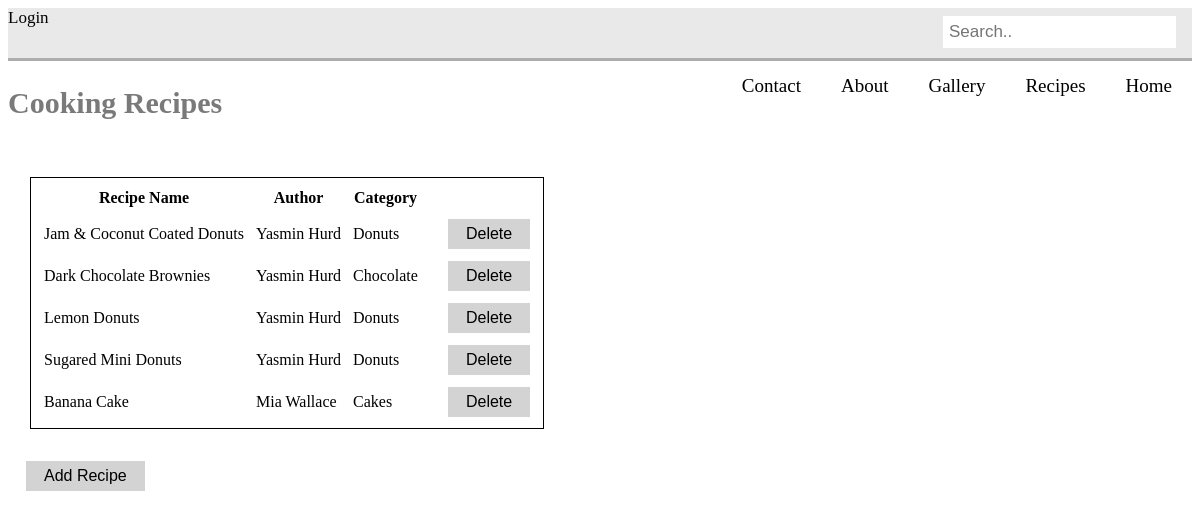
Page /edit.php on the committed database.
### tables this page shows
CREATE TABLE `recipes` (
  `recipeID` int(11) NOT NULL,
  `recipe_name` text NOT NULL,
  `author` text NOT NULL,
  `img` text DEFAULT NULL,
  `ingredients` mediumtext DEFAULT NULL,
  `author_id` int(11) NOT NULL
);

CREATE TABLE `authors` (
  `authorID` int(11) NOT NULL,
  `name` text NOT NULL,
  `email` varchar(255) DEFAULT NULL
);

CREATE TABLE `category` (
  `categoryID` int(11) NOT NULL,
  `category` text NOT NULL
);

### edit.php (called while the page is built, shortened)
<?php
include("inc/functions.php");
include("header.php");
try{
    $result = $pdo->query('SELECT category, recipe_name, recipes.recipeID, name, email FROM recipes INNER JOIN authors, category, recipecategory WHERE recipes.recipeID = recipecategory.recipeid AND category.categoryID = recipecategory.categoryid AND recipes.author_id = authors.authorID');
}catch (Exception $e){
    $error = "Unable to retrieve results";
    echo $e;
    include("admin/inc/error.php");
    exit;
}
 foreach($result as $row){
     $recipes[] = array(
         'id'=> $row['recipeID'],
         'recipe-name'=> $row['recipe_name'],
         'category'=>$row['category'],
         'name'=>$row['name'],
         'email'=>$row['email']
     );
 }
?>
<?php include 'recipeform-html.php' ?>

### recipeform-html.php (the view, shortened to what this page needs)
<!DOCTYPE html>
<html lang="en">
<head>
    <body>
    <div class="container">
<table class = "edit-table">
    <th>Recipe Name</th>
    <th>Author</th>
    <th>Category</th>
    <?php foreach ($recipes as $recipe):?>
        <form action ="?deleterecipe" method="post">
    <tr>
        <td><?php html($recipe['recipe-name']); ?></td>
        <td>
            <a href="mailto:<?php html($recipe['email']);?>">
            <?php echo htmlspecialchars($recipe['name'],ENT_QUOTES,'UTF-8'); ?></td>
        <td><?php echo htmlspecialchars($recipe['category'],ENT_QUOTES,'UTF-8'); ?></td>
        <td>
        <input type="submit" value="Delete">
        </td>
    </tr>
    </form>
    <?php endforeach; ?>
</table>
    </div>
    <div>
        <button><a href="?addrecipe">Add Recipe</a> </button>
    </div>
    </body>
</head>
</html>

### inc/functions.php (shortened to what this page needs)
<?php
function html($text){
    echo $out = htmlspecialchars($text,ENT_QUOTES, 'UTF-8');
}

### css/stylesheet.css (style rules this page uses)
td,th { padding: 5px 5px; }
a:link { text-decoration: none; }
button, input[type="submit"] { background-color: lightgrey; border: none; text-decoration: none; display: block; font-size: 16px; padding: 6px 18px; margin-left: 18px; color: black; }
a { color: black; text-decoration: none; }
.container { display: flex; justify-content: flex-start; padding: 26px 4px; }
.edit-table { border: 1px solid black; margin: 6px 18px; padding: 4px 6px; }
.edit-table tr { border: 1px solid black; }

### rows in the picture
recipes: recipe_name "Jam & Coconut Coated Donuts", author.name "Yasmin Hurd", category.category "Donuts"
recipes: recipe_name "Dark Chocolate Brownies", author.name "Yasmin Hurd", category.category "Chocolate"
recipes: recipe_name "Lemon Donuts", author.name "Yasmin Hurd", category.category "Donuts"
recipes: recipe_name "Sugared Mini Donuts", author.name "Yasmin Hurd", category.category "Donuts"
recipes: recipe_name "Banana Cake", author.name "Mia Wallace", category.category "Cakes"
